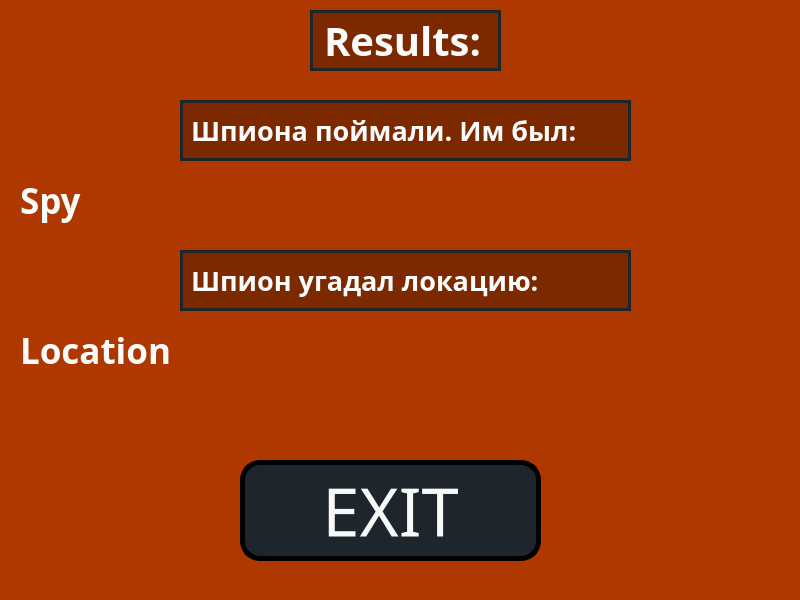
<?xml version="1.0" encoding="UTF-8"?>
<ui version="4.0">
 <class>MainWindow</class>
 <widget class="QMainWindow" name="MainWindow">
  <property name="geometry">
   <rect>
    <x>0</x>
    <y>0</y>
    <width>800</width>
    <height>600</height>
   </rect>
  </property>
  <property name="windowTitle">
   <string>MainWindow</string>
  </property>
  <property name="styleSheet">
   <string notr="true">background-color: rgb(175, 55, 0);</string>
  </property>
  <widget class="QWidget" name="centralwidget">
   <widget class="QLabel" name="labelResults">
    <property name="geometry">
     <rect>
      <x>310</x>
      <y>10</y>
      <width>191</width>
      <height>61</height>
     </rect>
    </property>
    <property name="font">
     <font>
      <family>Montserrat Alternates</family>
      <pointsize>30</pointsize>
      <weight>75</weight>
      <bold>true</bold>
     </font>
    </property>
    <property name="styleSheet">
     <string notr="true">border: 3px solid;
border-color: rgb(30, 37, 43);
color: rgb(250, 252, 251);
background-color: rgb(124, 41, 0);</string>
    </property>
    <property name="text">
     <string>Results:</string>
    </property>
   </widget>
   <widget class="QLabel" name="labelSpy_info">
    <property name="geometry">
     <rect>
      <x>180</x>
      <y>100</y>
      <width>451</width>
      <height>61</height>
     </rect>
    </property>
    <property name="font">
     <font>
      <family>Montserrat Alternates</family>
      <pointsize>20</pointsize>
      <weight>75</weight>
      <bold>true</bold>
     </font>
    </property>
    <property name="styleSheet">
     <string notr="true">border: 3px solid;
border-color: rgb(30, 37, 43);
color: rgb(250, 252, 251);
background-color: rgb(124, 41, 0);</string>
    </property>
    <property name="text">
     <string>Шпиона поймали. Им был:</string>
    </property>
   </widget>
   <widget class="QLabel" name="labelSpy">
    <property name="geometry">
     <rect>
      <x>20</x>
      <y>170</y>
      <width>751</width>
      <height>61</height>
     </rect>
    </property>
    <property name="font">
     <font>
      <family>Montserrat Alternates</family>
      <pointsize>26</pointsize>
      <weight>75</weight>
      <bold>true</bold>
     </font>
    </property>
    <property name="styleSheet">
     <string notr="true">color: rgb(250, 252, 251);
</string>
    </property>
    <property name="text">
     <string>Spy</string>
    </property>
   </widget>
   <widget class="QLabel" name="labellocation_info">
    <property name="geometry">
     <rect>
      <x>180</x>
      <y>250</y>
      <width>451</width>
      <height>61</height>
     </rect>
    </property>
    <property name="font">
     <font>
      <family>Montserrat Alternates</family>
      <pointsize>20</pointsize>
      <weight>75</weight>
      <bold>true</bold>
     </font>
    </property>
    <property name="styleSheet">
     <string notr="true">border: 3px solid;
border-color: rgb(30, 37, 43);
color: rgb(250, 252, 251);
background-color: rgb(124, 41, 0);</string>
    </property>
    <property name="text">
     <string>Шпион угадал локацию:</string>
    </property>
   </widget>
   <widget class="QLabel" name="labellocation">
    <property name="geometry">
     <rect>
      <x>20</x>
      <y>320</y>
      <width>751</width>
      <height>61</height>
     </rect>
    </property>
    <property name="font">
     <font>
      <family>Montserrat Alternates</family>
      <pointsize>26</pointsize>
      <weight>75</weight>
      <bold>true</bold>
     </font>
    </property>
    <property name="styleSheet">
     <string notr="true">color: rgb(250, 252, 251);
</string>
    </property>
    <property name="text">
     <string>Location</string>
    </property>
   </widget>
   <widget class="QPushButton" name="exitButton">
    <property name="geometry">
     <rect>
      <x>240</x>
      <y>460</y>
      <width>301</width>
      <height>101</height>
     </rect>
    </property>
    <property name="sizePolicy">
     <sizepolicy hsizetype="Fixed" vsizetype="Fixed">
      <horstretch>0</horstretch>
      <verstretch>0</verstretch>
     </sizepolicy>
    </property>
    <property name="font">
     <font>
      <family>Montserrat Alternates</family>
      <pointsize>50</pointsize>
     </font>
    </property>
    <property name="styleSheet">
     <string notr="true">border: 5px solid;
border-radius: 20px;
background-color: rgb(30, 37, 43);
color: rgb(248, 250, 249);
border-color: rgb(0, 1, 0);</string>
    </property>
    <property name="text">
     <string>EXIT</string>
    </property>
   </widget>
  </widget>
 </widget>
 <resources/>
 <connections/>
</ui>
